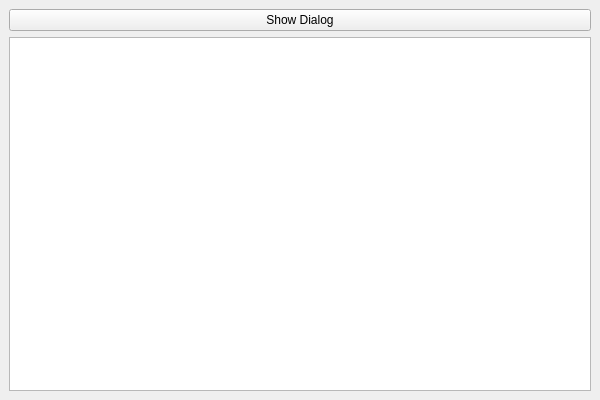
<?xml version="1.0" encoding="UTF-8"?>
<ui version="4.0">
 <class>MainWindow</class>
 <widget class="QMainWindow" name="MainWindow">
  <property name="geometry">
   <rect>
    <x>0</x>
    <y>0</y>
    <width>600</width>
    <height>400</height>
   </rect>
  </property>
  <property name="windowTitle">
   <string>Walk Dialog Example</string>
  </property>
  <widget class="QWidget" name="centralwidget">
   <layout class="QVBoxLayout" name="verticalLayout">
    <item>
     <widget class="QPushButton" name="pushButton">
      <property name="text">
       <string>Show Dialog</string>
      </property>
     </widget>
    </item>
    <item>
     <widget class="QTextEdit" name="textEdit">
      <property name="readOnly">
       <bool>true</bool>
      </property>
     </widget>
    </item>
   </layout>
  </widget>
  <widget class="QMenuBar" name="menubar">
   <property name="geometry">
    <rect>
     <x>0</x>
     <y>0</y>
     <width>600</width>
     <height>21</height>
    </rect>
   </property>
  </widget>
 </widget>
 <resources/>
 <connections/>
</ui>
